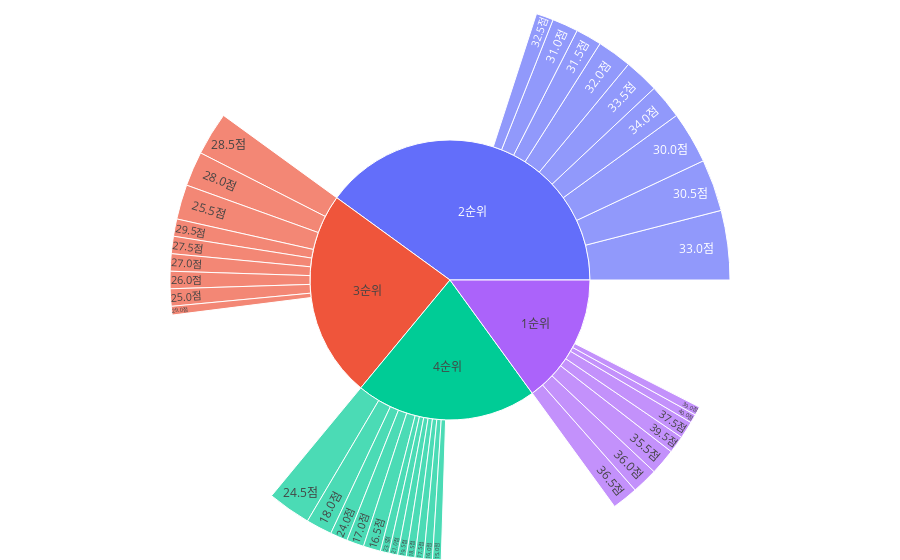

Here is the notebook cell this chart was saved with:
### Code cell
labels = ['1순위','2순위','3순위','4순위']
for i in range(len(total.index)):
    label = str(total.index[i])+'점'
    labels.append(label)

parents = ["","","",""]
a = [] #1순위
b = [] #2순위
c = [] #3순위
d = [] #4순위
for i in range(len(total.index)):
    if total.index[i] >=35:
        parents.append("1순위")
        a.append(total.values[i])
    elif total.index[i] >=30:
        parents.append("2순위")
        b.append(total.values[i])
    elif total.index[i] >=25:
        parents.append("3순위")
        c.append(total.values[i])
    else:
        parents.append("4순위")
        d.append(total.values[i])

values = [sum(a),sum(b),sum(c),sum(d)]
for i in range(len(total)):
    values.append(total.values[i])

print(labels)
print(parents)
print(values)
    
import plotly.graph_objects as go

# Sunburst Chart
fig = go.Figure(go.Sunburst(
        labels = labels,
        parents = parents,
        values = values
))
fig.update_layout(margin = dict(t=0, l=0, r=0, b=0))

fig.show()

### Figure 1 — Plotly figure (JSON) as saved in the notebook; plotly's stock layout.template omitted (floating-point values rounded to 4 significant figures)
{"data": [{"labels": ["1순위", "2순위", "3순위", "4순위", "40.0점", "39.5점", "39.0점", "37.5점", "36.5점", "36.0점", "35.5점", "34.0점", "33.5점", "33.0점", "32.5점", "32.0점", "31.5점", "31.0점", "30.5점", "30.0점", "29.5점", "29.0점", "28.5점", "28.0점", "27.5점", "27.0점", "26.0점", "25.5점", "25.0점", "24.5점", "24.0점", "23.5점", "21.0점", "19.5점", "18.5점", "18.0점", "17.5점", "17.0점", "16.5점", "16.0점", "15.0점"], "parents": ["", "", "", "", "1순위", "1순위", "1순위", "1순위", "1순위", "1순위", "1순위", "2순위", "2순위", "2순위", "2순위", "2순위", "2순위", "2순위", "2순위", "2순위", "3순위", "3순위", "3순위", "3순위", "3순위", "3순위", "3순위", "3순위", "3순위", "4순위", "4순위", "4순위", "4순위", "4순위", "4순위", "4순위", "4순위", "4순위", "4순위", "4순위", "4순위"], "type": "sunburst", "values": [15, 40, 24, 21, 1, 2, 1, 2, 3, 3, 3, 4, 4, 8, 2, 4, 3, 3, 6, 6, 2, 1, 5, 4, 2, 2, 2, 4, 2, 5, 2, 1, 1, 1, 1, 3, 1, 2, 2, 1, 1]}], "layout": {"margin": {"b": 0, "l": 0, "r": 0, "t": 0}}}
